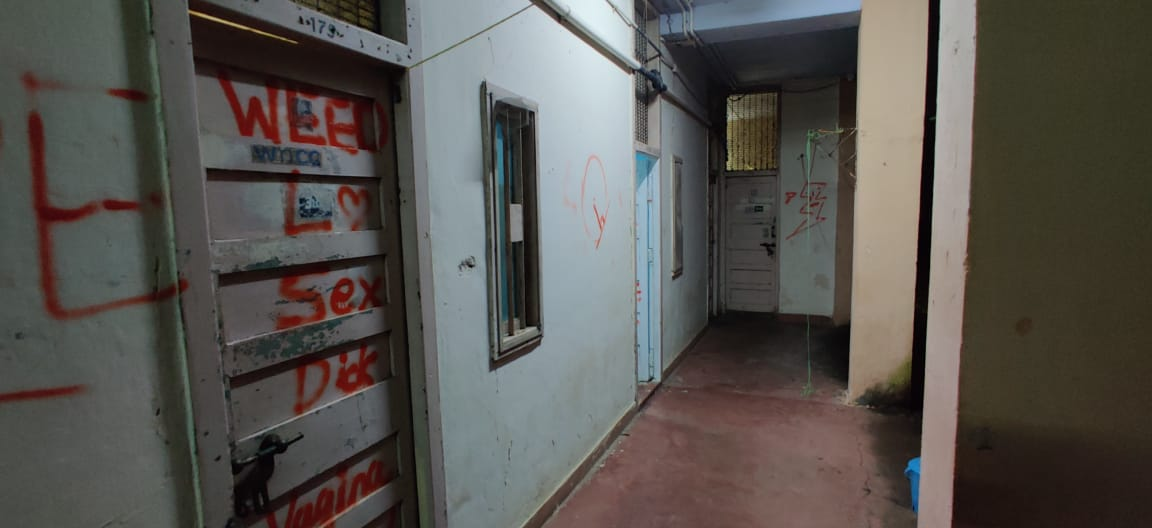
#> input picture dataset/3/0.jpeg, 1152 x 528 px; its folder holds 4 pictures in this run
$ python solve.py
#> lines starting #> are read from the running program, lines starting #| are printed output that depends on the picture
from pathlib import Path

import cv2
import matplotlib.pyplot as plt
import numpy as np
from scipy.spatial import distance


def match_keypoints(featuresA, featuresB):
    bf = cv2.BFMatcher(cv2.NORM_HAMMING, crossCheck=False)

    # ? compute the raw matches and initialize the list of actual matches
    rawMatches = bf.knnMatch(featuresA, featuresB, 2)
    matches = []
    ratio = 0.75

    # ? loop over the raw matches and ensure the distance is within
    # ? a certain ratio of each other (i.e. Lowe's ratio test)
    for m, n in rawMatches:
        if m.distance < n.distance * ratio:
            matches.append(m)

    return matches


def remove_black_border(img):
    gray = cv2.cvtColor(img, cv2.COLOR_BGR2GRAY)
    _, thresh = cv2.threshold(gray, 1, 255, cv2.THRESH_BINARY)
    contours, hierarchy = cv2.findContours(
        thresh, cv2.RETR_EXTERNAL, cv2.CHAIN_APPROX_SIMPLE
    )
    x, y, w, h = cv2.boundingRect(contours[0])

    return img[y : y + h, x : x + w]


def get_boundary_points(img):
    gray = cv2.cvtColor(img, cv2.COLOR_BGR2GRAY)
    _, thresh = cv2.threshold(gray, 1, 255, cv2.THRESH_BINARY)

    contours, hierarchy = cv2.findContours(
        thresh, cv2.RETR_EXTERNAL, cv2.CHAIN_APPROX_SIMPLE
    )

    epsilon = 0.005 * cv2.arcLength(contours[0], True)
    approx = cv2.approxPolyDP(contours[0], epsilon, True)

    # [14 lines of commented-out code are left out]

    return approx


def order_points(pts):
    xSorted = pts[np.argsort(pts[:, 0]), :]
    leftMost = xSorted[:2, :]
    rightMost = xSorted[2:, :]
    leftMost = leftMost[np.argsort(leftMost[:, 1]), :]
    (tl, bl) = leftMost
    dist = distance.cdist(tl[np.newaxis], rightMost, "euclidean")[0]
    (br, tr) = rightMost[np.argsort(dist)[::-1], :]

    return np.array([tl, tr, br, bl], dtype="float32")


def four_point_transform(image, pts):
    pts = np.array(pts, dtype="float32")
    src = order_points(pts)
    tl, tr, br, bl = src

    widthA, widthB = np.linalg.norm(br - bl), np.linalg.norm(tr - tl)
    heightA, heightB = np.linalg.norm(tr - br), np.linalg.norm(tl - bl)
    maxWidth, maxHeight = int(max(widthA, widthB)), int(max(heightA, heightB))

    dst = [[0, 0], [maxWidth - 1, 0], [maxWidth - 1, maxHeight - 1], [0, maxHeight - 1]]
    dst = np.array(dst, dtype="float32")
    dst = order_points(dst)

    matrix = cv2.getPerspectiveTransform(src, dst)
    warped = cv2.warpPerspective(
        image, matrix, (maxWidth, maxHeight), flags=cv2.INTER_LINEAR
    )

    return warped


def merge_img(queryImg, trainImg):
    trainImg_gray = cv2.cvtColor(trainImg, cv2.COLOR_RGB2GRAY)
    queryImg_gray = cv2.cvtColor(queryImg, cv2.COLOR_RGB2GRAY)

    descriptor = cv2.ORB_create()
    kpsA, featuresA = descriptor.detectAndCompute(trainImg_gray, None)
    kpsB, featuresB = descriptor.detectAndCompute(queryImg_gray, None)

    matches = match_keypoints(featuresA, featuresB)

    # ? construct the two sets of points
    ptsA = np.float32([kpsA[m.queryIdx].pt for m in matches])
    ptsB = np.float32([kpsB[m.trainIdx].pt for m in matches])

    # ? estimate the homography between the sets of points
    H, _ = cv2.findHomography(ptsA, ptsB, cv2.RANSAC, ransacReprojThreshold=4)

    height = trainImg.shape[0] + queryImg.shape[0]
    width = trainImg.shape[1] + queryImg.shape[1]

    result = np.zeros((height, width, 3), dtype=np.uint8)
    result = cv2.warpPerspective(trainImg, H, (width, height))
    result[0 : queryImg.shape[0], 0 : queryImg.shape[1]] = queryImg

    result = remove_black_border(result)

    return result


# [23 lines of commented-out code are left out]


def display_result(img1, img2, img3, img4):
    plt.figure(figsize=(25, 9))

    plt.subplot(2, 2, 1)
    plt.imshow(img1)
    plt.title("Image 1", fontsize=16)
    plt.axis("off")

    plt.subplot(2, 2, 2)
    plt.imshow(img2)
    plt.title("Image 2", fontsize=16)
    plt.axis("off")

    plt.subplot(2, 2, 3)
    plt.imshow(img3)
    plt.title("Merged image", fontsize=16)
    plt.axis("off")

    plt.subplot(2, 2, 4)
    plt.imshow(img4)
    plt.title("Merged + warped image", fontsize=16)
    plt.axis("off")

    plt.show()


def mainIndividual(images):
    for i in range(1, len(images)):
        image_merged = merge_img(images[i - 1], images[i])

        points = get_boundary_points(image_merged)
        print(f"Simplified contour has {len(points)} points")

        if len(points) < 4 or len(points) > 6:
            print(f"{i}th image has {len(points)} points")
            break
        elif len(points) == 4:
            warped = four_point_transform(image_merged, points)
        elif len(points) == 5:
            warped = four_point_transform(
                image_merged, [points[i][0] for i in [0, 1, 3, 4]]
            )
        elif len(points) == 6:
            warped = four_point_transform(
                image_merged, [points[i][0] for i in [0, 1, 3, 5]]
            )

        display_result(images[i - 1], images[i], image_merged, warped)


def mainCombined(images):
    image_last = images[0]

    for i in range(1, len(images)):
        image_merged = merge_img(image_last, images[i])

        points = get_boundary_points(image_merged)
        print(f"Simplified contour has {len(points)} points")

        if len(points) < 4 or len(points) > 6:
            print(f"{i}th image has {len(points)} points")
            break
        elif len(points) == 4:
            warped = four_point_transform(image_merged, points)
        elif len(points) == 5:
            warped = four_point_transform(
                image_merged, [points[i][0] for i in [0, 1, 3, 4]]
            )
        elif len(points) == 6:
            warped = four_point_transform(
                image_merged, [points[i][0] for i in [0, 1, 3, 5]]
            )

        display_result(image_last, images[i], image_merged, warped)
        image_last = warped


if __name__ == "__main__":
    IMG_DIR = "dataset/3"
    filepaths = sorted(Path(IMG_DIR).glob("*.jpeg"))

    images = [cv2.imread(str(path)) for path in filepaths]
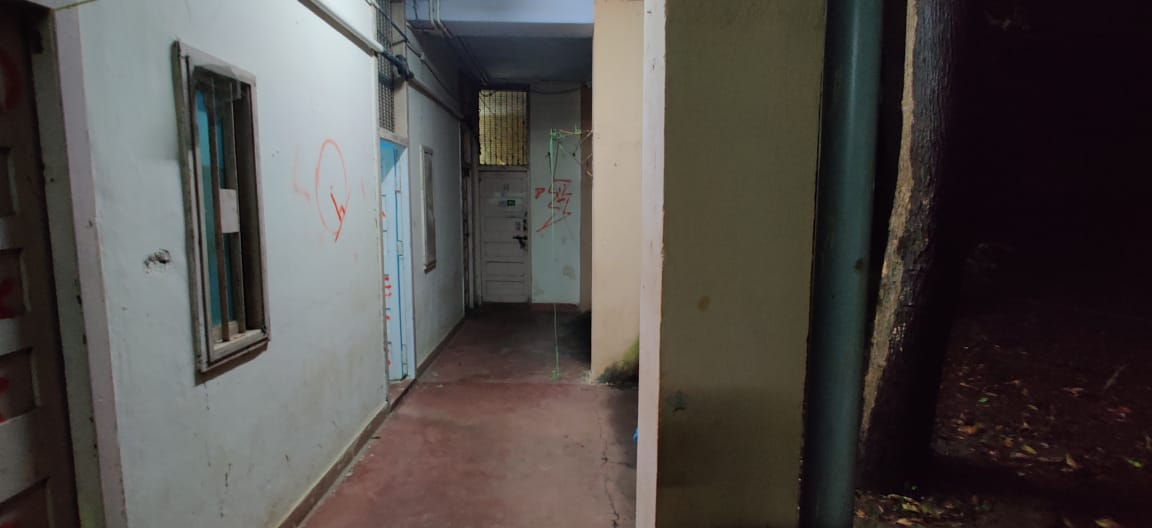
#> input picture dataset/3/1.jpeg, 1152 x 528 px
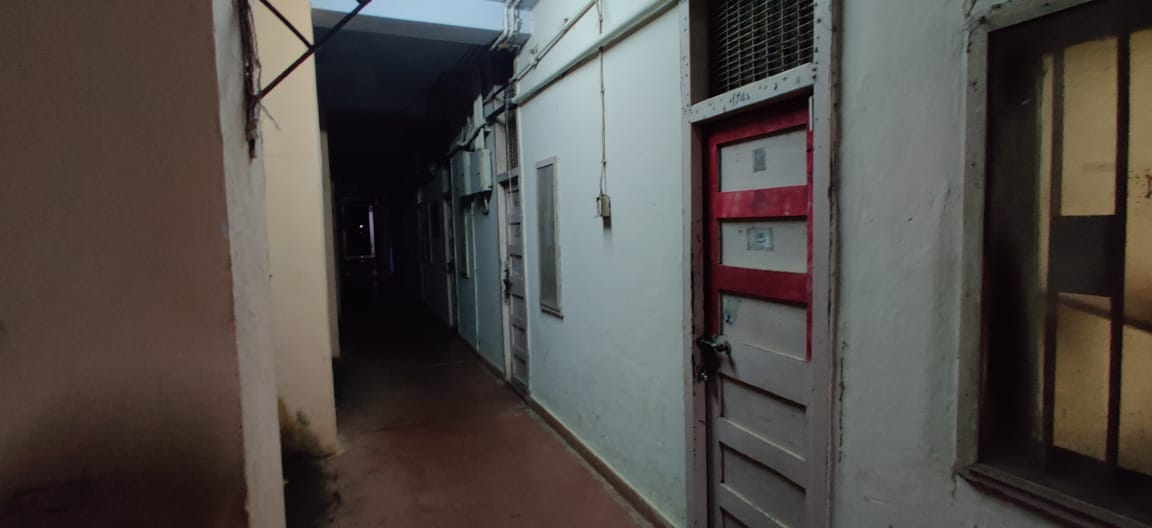
#> input picture dataset/3/10.jpeg, 1152 x 528 px
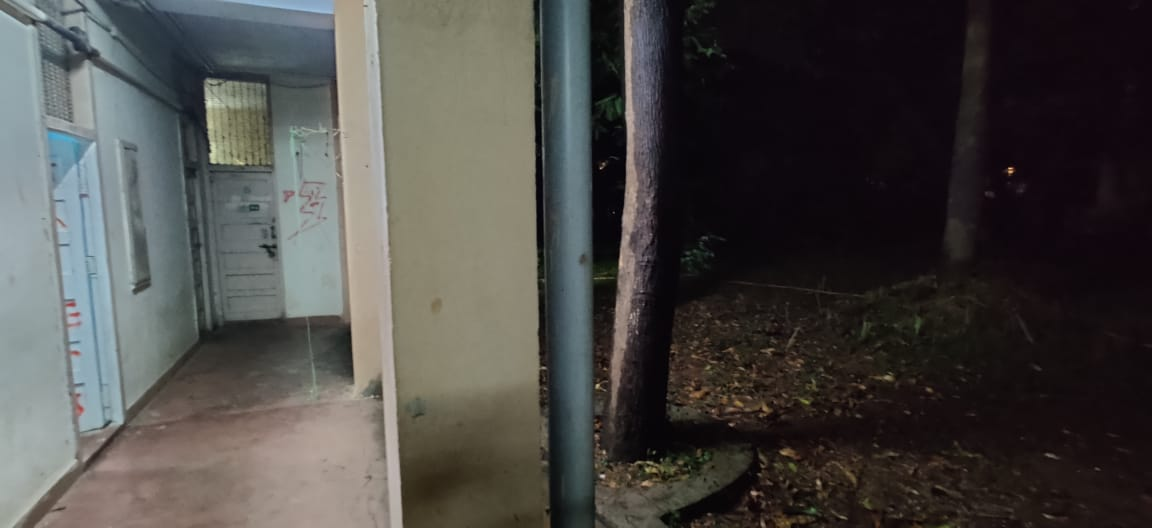
#> input picture dataset/3/2.jpeg, 1152 x 528 px
#> images = 4 items
#> the loop in mainIndividual, `for i in range(1, len(images)):` made 2 passes
#> (height in merge_img, width in merge_img) on pass 1: (1056, 2304)
#> (height in merge_img, width in merge_img) on pass 2: (1056, 2304)
#| Simplified contour has 5 points
#> pass 1, in merge_img, `queryImg_gray = cv2.cvtColor(queryImg, cv2.COLOR_RGB2GRAY)`:
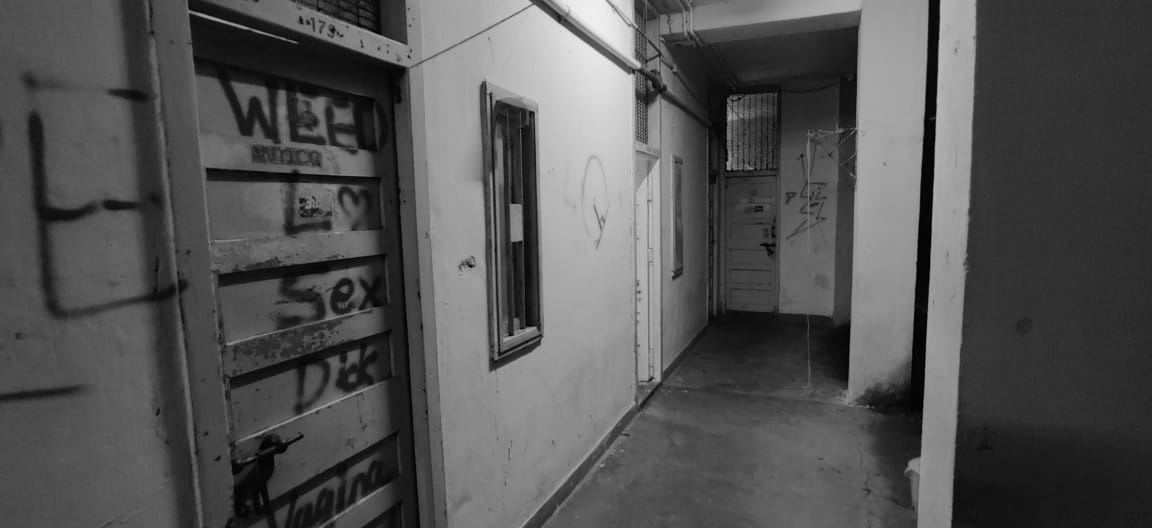
#> queryImg_gray: shape (528, 1152); min 0, max 241, mean 83.8
#> pass 1, in remove_black_border, `gray = cv2.cvtColor(img, cv2.COLOR_BGR2GRAY)`:
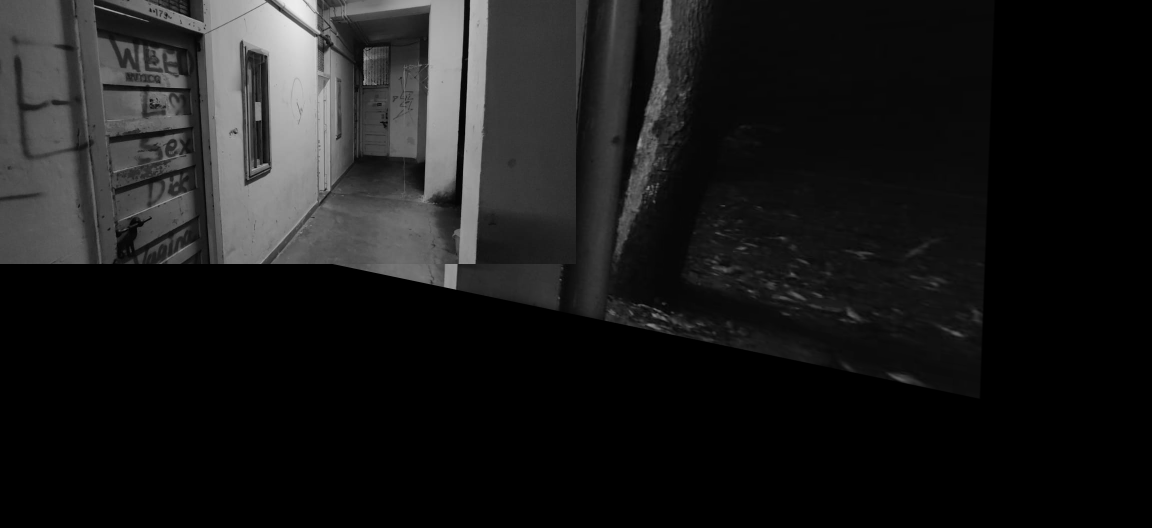
#> gray: shape (1056, 2304) (shown at 1/2 size); min 0, max 237, mean 26.6
#> pass 1, in display_result, `plt.show()`:
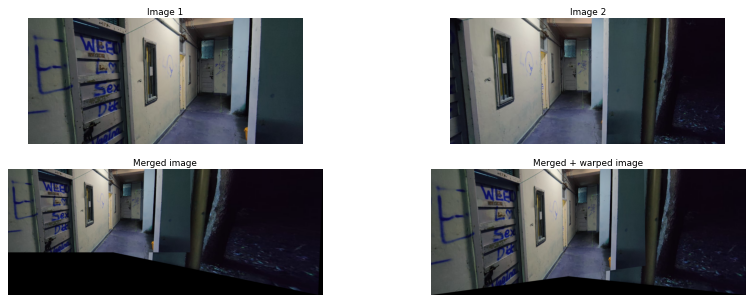
#> figure drawn by matplotlib, 4 panels; B, G, R data is drawn as R, G, B
#> after the loop in mainIndividual, `for i in range(1, len(images)):`:
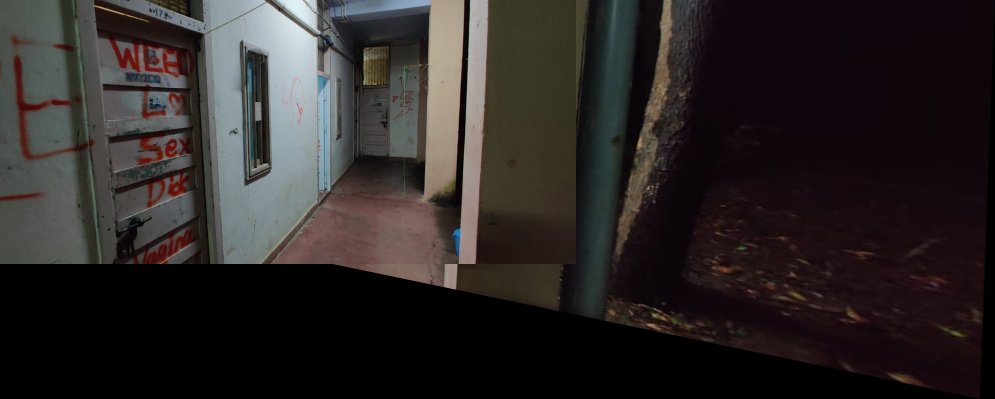
#> image_merged: shape (798, 1990, 3) (shown at 1/2 size); mean of channels 0, 1, 2 38.6, 39.4, 44.2; drawn as B, G, R

#> (the run stopped early here; a loop or call above may not have finished)
